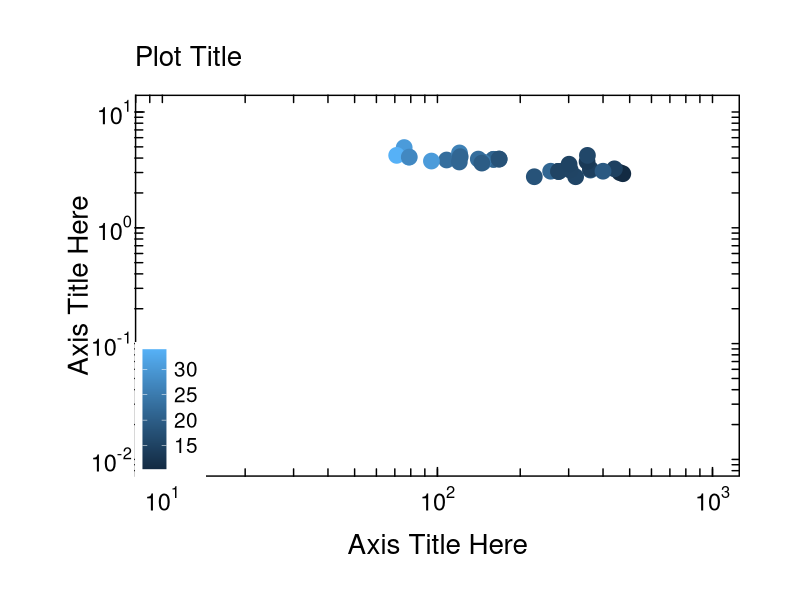

Recreate this plot in R.
# Load Packages
library (ggplot2) # Needed for plotting
library (grid) # Needed for customising plot area
library (scales) # Needed for ediring log tickmarks

# Select Font Size
size1 = 20 # Plot and Axis Titles
size2 = 17 # Legend Title
size3 = 15 # Axis Labels

ggplot (
  data = mtcars,
  aes (
    x= disp,
    y= drat
  )
) +
  
  geom_point (
    aes(
      colour = mpg
    ),
    size = 5
  ) +
  
  scale_y_log10 (
    limits = c(0.01, 10),
    name = "Axis Title Here",
    label = trans_format('log10',math_format(10^.x)) # Format = 10^x rather than 1e10x (also use label = comma)
  ) +
  
  scale_x_log10 (
    limits = c(10, 1000),
    name = "Axis Title Here",
    label = trans_format('log10',math_format(10^.x)) # Format = 10^x rather than 1e10x (also use label = comma)
  ) +
  
  annotation_logticks ( # Turn on minor ticks
    short = unit (0.2, "cm"), # Minor tick length
    mid = unit (0.2, "cm"), # ...
    long = unit (0.2, "cm"), # ...
    side = "lbrt") + # l = left, b = bottom etc
  
  labs ( # New way of setting some attributes.
    colour = "MPG",
    title = "Plot Title"
  ) +
  
  theme (
    plot.title = element_text (vjust = 3, size = 20), # plot title attrib.
    plot.margin = unit (c(3, 3, 3, 3), "lines"), # plot margins
    panel.border = element_rect (colour = "black", fill = F, size = 1), # axis colour = black
    panel.grid.major = element_blank (), # remove major grid
    panel.grid.minor = element_blank (), # remove minor grid
    panel.background = element_rect (fill = "white"), # background colour
    legend.background = element_rect (fill = "white"), # background colour
    legend.justification=c(0, 0), # lock point for legend
    legend.position = c(0, 0), # put the legend INSIDE the plot area
    legend.key = element_blank (), # switch off the rectangle around symbols in the legend
    legend.title = element_blank (), # switch off the legend title
    legend.text = element_text (size = 15), # sets the attributes of the legend text
    axis.title.x = element_text (vjust = -2, size = 20), # change the axis title
    axis.title.y = element_text (vjust = -0.1, angle = 90, size = 20), # change the axis title
    axis.text.x = element_text (size = 17, vjust = -0.25, colour = "black"),# change the axis label font attributes
    axis.text.y = element_text (size = 17, hjust = 1, colour = "black"), # change the axis label font attributes
    axis.ticks = element_line (colour = "black", size = 0.5), # sets the thickness and colour of axis ticks
    axis.ticks.length = unit(-0.25 , "cm"), # -ve length = inside ticks
    axis.ticks.margin = unit(0.5, "cm") # margin between the ticks and the text
  )